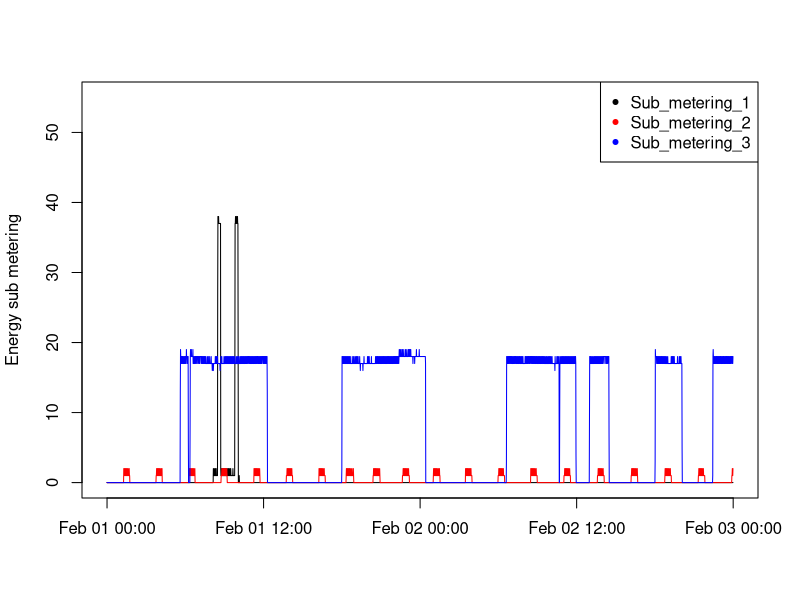

This chart was generated by the following R code:
#Run subset-data.R to generate "household_power_consumption_filter.csv" if it does not exist
library(lubridate)
data <- read.table("household_power_consumption_filter.csv")
data$Date <- paste(data$Date,data$Time, sep =" ")
data$Date <- parse_date_time(data$Date, "dmy HMS")
plot(data$Date, 
     data$Sub_metering_1 + data$Sub_metering_2 + data$Sub_metering_3, 
     type = "n", 
     ylab = "Energy sub metering", xlab = "")
lines(data$Date, data$Sub_metering_1, col = "black")
lines(data$Date, data$Sub_metering_2, col = "red")
lines(data$Date, data$Sub_metering_3, col = "blue")

legend("topright", 
       legend = c("Sub_metering_1","Sub_metering_2", "Sub_metering_3"), 
       c(Sub_metering_1,Sub_metering_2,Sub_metering_3),
       pch = 20,
       col = c('black', 'red', 'blue'))

dev.copy(png, 'plot3.png')
dev.off()
